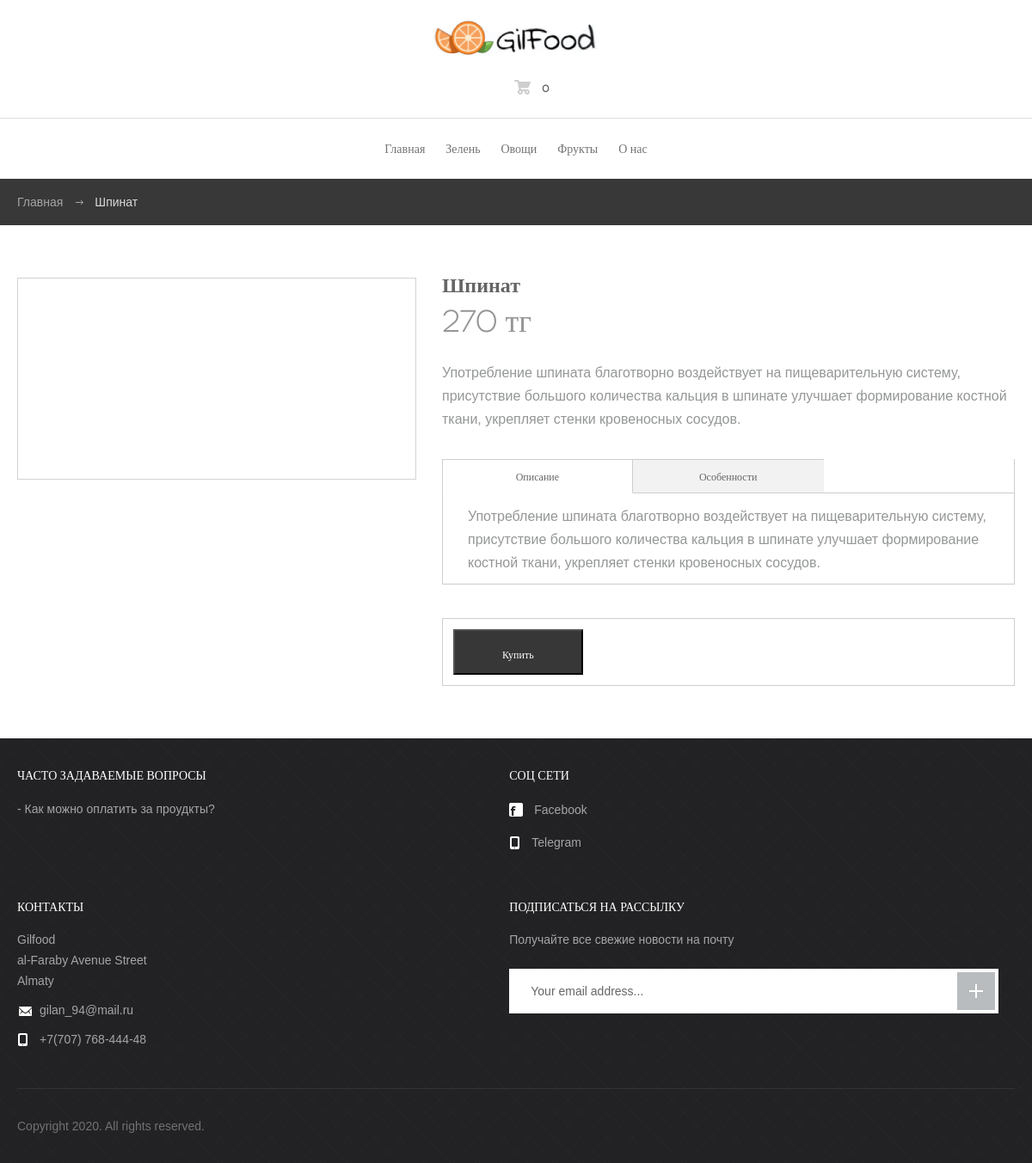
The app's page /product/3 with its own data.
### app.py (models this page shows)
class Food(db.Model):
	id = db.Column(db.Integer, primary_key=True)
	category_id = db.Column(db.Integer, db.ForeignKey('category.id'))
	name = db.Column(db.String(80), unique=True, nullable=False)
	img_url = db.Column(db.String(500), unique=False, nullable=False)
	description = db.Column(db.String(1500), unique=False, nullable=False)
	cost = db.Column(db.Integer, nullable=True)
	baskets = db.relationship('Basket', backref='food')

### app.py (the view)
@app.route('/product/<id>')
def food(id):
	food= Food.query.get(id)
	return render_template("product.html", food=food)

### templates/product.html (shortened to what this page needs)
{% extends "layout.html" %}
{% block content %}
	<div id="breadcrumbs">
		<div class="container">
			<ul>
				<li><a href="/">Главная</a></li>
				<li>{{ food.name }}</li>
			</ul>
		</div>
	</div>
	<div id="body">
		<div class="container">
			<div id="content" class="full">
				<div class="product">
					<div class="image">
					</div>
					<div class="details">
						<h1>{{ food.name }}</h1>
						<h4>{{ food.cost }} тг</h4>
						<div class="entry">
							<p>{{ food.description }}</p>
							<div class="tabs">
								<div class="nav">
									<ul>
										<li class="active"><a href="#desc">Описание</a></li>
										<li><a href="#spec">Особенности</a></li>
									</ul>
								</div>
								<div class="tab-content active" id="desc">
									<p>{{ food.description }}</p>
								</div>
							</div>
						</div>
						<form id="form_buying_product" class="form-inline" action="/basket_adding">
						<div class="actions">
							<button type="submit" id="submit_btn" class="btn-grey"
                                    data-product_id = "{{ food.id }}"
                                    data-name ="{{ food.name }}"
                                    data-price ="{{ food.cost }}"
                                >Купить
                                </button>
						</div>
						</form>
					</div>
				</div>
			</div>
		</div>
	</div>
{% endblock %}

### static/css/style.css (style rules this page uses)
html, body, div, span, applet, object, iframe, h1, h2, h3, h4, h5, h6, p, blockquote, pre, a, abbr, acronym, address, big, cite, code, del, dfn, em, img, ins, kbd, q, s, samp, small, strike, strong, sub, sup, tt, var, b, u, i, center, dl, dt, dd, ol, ul, li, fieldset, form, label, legend, table, caption, tbody, tfoot, thead, tr, th, td, article, aside, canvas, details, figcaption, figure, footer, header, hgroup, menu, nav, section, summary, time, mark, audio, video { margin: 0; padding: 0; border: 0; font-size: 100%; font: inherit; vertical-align: baseline; }
*, *:before, *:after { -moz-box-sizing: border-box; -webkit-box-sizing: border-box; box-sizing: border-box; }
input[type=tel], input[type=url], input[type=password], input[type=text], input[type=email], input[type=reset], input[type=button], input[type=submit], button, textarea { -webkit-appearance: none; -webkit-border-radius: 0; }
ol, ul { list-style: none; }
a[href], label[for], select, input[type=checkbox], input[type=radio] { cursor: pointer; }
button, input[type=button], input[type=image], input[type=reset], input[type=submit] { padding: 0; overflow: visible; cursor: pointer; }
.image { width:250px; }
h1, h2, h3, h4, h5, h6 { font-weight: normal; font-family: "Novecentowide"; }
body { font: 16px/30px Arial, Helvetica, sans-serif; color: #949697; background: #fff; -webkit-text-size-adjust: none; min-width: 320px; }
input, textarea, select, button { outline: none; font-family: Arial, Helvetica, sans-serif; }
a { text-decoration: none; color: #666668; }
.container { position: relative; width: 1170px; margin: 0 auto; }
#breadcrumbs { background: #383838; color: #d9d9d9; font-size: 14px; overflow: hidden; padding: 12px 0; }
#breadcrumbs li { float: left; }
#breadcrumbs a { color: #a5a5a5; }
#breadcrumbs li + li:before { content: ""; margin: 13px 13px 0 15px; float: left; background: url(../images/ico_arrow.png) no-repeat; width: 9px; height: 5px; }
#body { padding: 48px 0 31px; }
#content { overflow: hidden; }
#content.full { float: none; width: auto; }
h1 { color: #656567; font-size: 36px; padding-bottom: 17px; line-height: normal; }
.entry a { text-decoration: underline; }
.entry p { padding-bottom: 20px; }
.entry li:first-child { padding-top: 0; }
.entry li { padding-top: 12px; line-height: 24px; }
.btn-grey { display: inline-block; padding: 0 55px; line-height: 53px; font-size: 12px; font-weight: 500; color: #fff; height: 53px; font-family: "Novecentowide"; background-color: #373737; }
.product { overflow: hidden; }
.product .image { float: left; overflow: hidden; width: 570px; height: 570px; margin: 13px 130px 0 0; border: 1px solid #d3d3d3; background-color: #fff; }
.product .details { overflow: hidden; padding-bottom: 12px; }
.product h1 { color: #656567; font-family: "Novecentowide"; font-size: 24px; font-weight: 600; line-height: 30px; padding: 5px 0; }
.product p { line-height: 27px; font-size: 16px; }
.entry .nav { border-right: 1px solid #cecece; overflow: hidden; margin: 13px 0 0 0; }
.entry .nav ul { margin: 0 -1px 0 0; overflow: hidden; }
.entry .nav li:first-child { border-left: 1px solid #cecece; }
.entry .nav li:last-child { border-right: 0; padding-right: 20px; margin-right: -20px; }
.entry .nav li:last-child a { border-right: 0; padding-right: 50px; margin-right: -50px; }
.entry .nav li { border: 1px solid #cecece; float: left; border-left: 0; background: #f2f2f2; width: 33.3%; padding: 0; }
.entry .nav a { display: block; line-height: 38px; text-align: center; padding: 0 20px; height: 38px; text-decoration: none; color: #656567; font-family: "Novecentowide"; font-size: 12px; font-weight: 500; }
.entry .nav .active { position: relative; z-index: 99; background: #fff; border-bottom-color: #fff; }
.entry .tab-content p { padding-bottom: 11px; }
.entry .tab-content { display: none; padding: 13px 29px 0; margin-bottom: 39px; margin-top: -1px; border: 1px solid #cdcdcd; }
.entry .tab-content.active { display: block; }
.details .actions { border: 1px solid #cecece; padding: 12px; margin: 18px 0; overflow: hidden; }
.product h4 { color: #939597; font-family: "Novecentowide"; font-size: 36px; font-weight: 200; line-height: 40px; padding-bottom: 30px; }
@media screen and (max-width: 1220px) { .container { width: auto; padding: 0 20px; } }
@media screen and (max-width: 1220px) { .product .image { width: 40%; margin-right: 30px; height: auto; } }

### records on screen
Food: name "Шпинат", cost "270", description "Употребление шпината благотворно воздействует на пищеварительную систему, присутствие большого количества кальция в шпинате улучшает формирование костной ткани, укрепляет стенки кровеносных сосудов."
